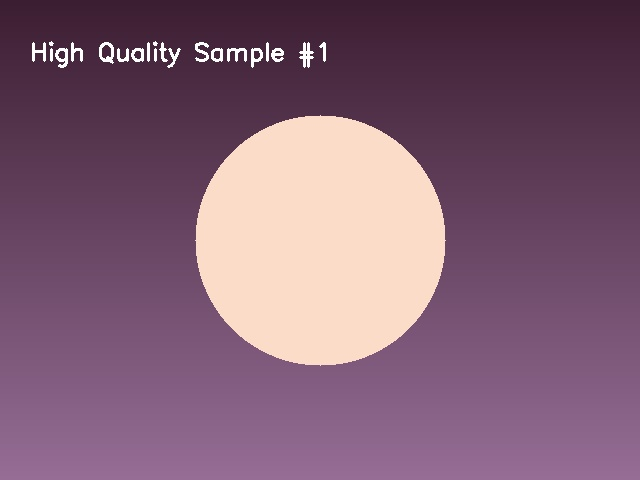
#> input picture ml/calibration/high_quality/hq_sample_1.jpg, 640 x 480 px
$ python -i classical_metrics.py   (imports and definitions only)   (older library calls are emulated)
#> lines starting #> are read from the running program, lines starting #| are printed output that depends on the picture; after the words box and inside, x2 and y2 are one past the last pixel; in counts of white or black regions, pixels touching at a corner belong together
import cv2
import numpy as np

class ClassicalImageMetrics:
    """
    Computes explainable, calibrated computer vision measurements using OpenCV and NumPy.
    Provides mathematical statistics and calibrated defect severity scores (0-100).
    """

    @staticmethod
    def analyze_image(img_bgr: np.ndarray) -> dict:
        if img_bgr is None or img_bgr.size == 0:
            raise ValueError("Invalid or empty image provided for analysis.")

        orig_height, orig_width = img_bgr.shape[:2]
        megapixels = round((orig_width * orig_height) / 1e6, 2)

        # Downscale ultra-high-resolution images (>1280px) for memory efficiency & speed
        MAX_PROC_DIM = 1280
        if max(orig_height, orig_width) > MAX_PROC_DIM:
            scale = MAX_PROC_DIM / float(max(orig_height, orig_width))
            img_proc = cv2.resize(img_bgr, (max(1, int(orig_width * scale)), max(1, int(orig_height * scale))), interpolation=cv2.INTER_AREA)
        else:
            img_proc = img_bgr

        height, width = img_proc.shape[:2]
        total_pixels = height * width
        gray = cv2.cvtColor(img_proc, cv2.COLOR_BGR2GRAY)
        hsv = cv2.cvtColor(img_proc, cv2.COLOR_BGR2HSV)

        # 1. Technical Brightness & Contrast Statistics
        mean_brightness = float(np.mean(gray))
        median_brightness = float(np.median(gray))
        std_brightness = float(np.std(gray))

        # 2. Blur / Sharpness (Laplacian variance & Sobel gradients)
        laplacian_var = float(cv2.Laplacian(gray, cv2.CV_64F).var())
        sobelx = cv2.Sobel(gray, cv2.CV_64F, 1, 0, ksize=3)
        sobely = cv2.Sobel(gray, cv2.CV_64F, 0, 1, ksize=3)
        grad_mag = np.sqrt(sobelx**2 + sobely**2)
        mean_edge_sharpness = float(np.mean(grad_mag))
        blur_severity = ClassicalImageMetrics._calculate_blur(laplacian_var)

        # 3. Glare (Specular highlights ratio)
        glare_mask = (hsv[:, :, 2] > 248) & (hsv[:, :, 1] < 25)
        glare_pixel_percent = float((np.sum(glare_mask) / total_pixels) * 100.0)
        glare_severity = ClassicalImageMetrics._calculate_glare(glare_pixel_percent)

        # 4. Darkness (Shadow clipping & low luminance)
        shadow_mask = gray < 20
        shadow_clipping_percent = float((np.sum(shadow_mask) / total_pixels) * 100.0)
        darkness_severity = ClassicalImageMetrics._calculate_darkness(mean_brightness)

        # 5. Overexposure (Highlight clipping ratio)
        highlight_mask = gray > 248
        highlight_clipping_percent = float((np.sum(highlight_mask) / total_pixels) * 100.0)
        overexposure_severity = ClassicalImageMetrics._calculate_overexposure(highlight_clipping_percent, mean_brightness)

        # 6. Motion Artifacts
        motion_severity = ClassicalImageMetrics._calculate_motion(sobelx, sobely, grad_mag, laplacian_var)

        # 7. Occlusion (Central ROI uniform blockage)
        occlusion_severity = ClassicalImageMetrics._calculate_occlusion(gray, height, width)

        # 8. Poor Framing (Border touch ratio)
        framing_severity = ClassicalImageMetrics._calculate_framing(gray, height, width)

        # 9. Low Resolution (Uses original uploaded Megapixels)
        low_res_severity = ClassicalImageMetrics._calculate_low_res(megapixels)

        # Technical Metrics Dictionary
        technical_metrics = {
            "width": orig_width,
            "height": orig_height,
            "megapixels": megapixels,
            "mean_brightness": round(mean_brightness, 2),
            "median_brightness": round(median_brightness, 2),
            "std_brightness": round(std_brightness, 2),
            "laplacian_variance": round(laplacian_var, 2),
            "mean_edge_sharpness": round(mean_edge_sharpness, 2),
            "highlight_clipping_percent": round(highlight_clipping_percent, 2),
            "shadow_clipping_percent": round(shadow_clipping_percent, 2),
            "glare_pixel_percent": round(glare_pixel_percent, 2)
        }

        # Defect Severities Dictionary
        severities = {
            "blur": round(blur_severity, 2),
            "glare": round(glare_severity, 2),
            "darkness": round(darkness_severity, 2),
            "overexposure": round(overexposure_severity, 2),
            "motion_artifacts": round(motion_severity, 2),
            "occlusion": round(occlusion_severity, 2),
            "poor_framing": round(framing_severity, 2),
            "low_resolution": round(low_res_severity, 2)
        }

        return {
            "severities": severities,
            "technical_metrics": technical_metrics
        }

    @staticmethod
    def _calculate_blur(laplacian_var: float) -> float:
        if laplacian_var >= 250.0:
            return 0.0
        if laplacian_var >= 100.0:
            return float(np.clip(15.0 * (1.0 - (laplacian_var - 100.0) / 150.0), 0.0, 15.0))
        if laplacian_var >= 30.0:
            return float(np.clip(15.0 + 35.0 * (1.0 - (laplacian_var - 30.0) / 70.0), 15.0, 50.0))
        return float(np.clip(50.0 + 50.0 * (1.0 - laplacian_var / 30.0), 50.0, 100.0))

    @staticmethod
    def _calculate_glare(glare_pixel_percent: float) -> float:
        if glare_pixel_percent < 0.5:
            return 0.0
        return float(np.clip((glare_pixel_percent - 0.5) * 6.0, 0.0, 100.0))

    @staticmethod
    def _calculate_darkness(mean_brightness: float) -> float:
        if mean_brightness >= 80.0:
            return 0.0
        if mean_brightness >= 50.0:
            return float(np.clip((80.0 - mean_brightness) * 0.5, 0.0, 15.0))
        if mean_brightness >= 25.0:
            return float(np.clip(15.0 + (50.0 - mean_brightness) * 1.4, 15.0, 50.0))
        return float(np.clip(50.0 + (25.0 - mean_brightness) * 2.0, 50.0, 100.0))

    @staticmethod
    def _calculate_overexposure(highlight_clipping_percent: float, mean_brightness: float) -> float:
        if highlight_clipping_percent < 3.0 and mean_brightness <= 225.0:
            return 0.0
        clip_penalty = max(0.0, highlight_clipping_percent - 3.0) * 5.0
        bright_penalty = max(0.0, mean_brightness - 225.0) * 2.0
        return float(np.clip(clip_penalty + bright_penalty, 0.0, 100.0))

    @staticmethod
    def _calculate_motion(sobelx: np.ndarray, sobely: np.ndarray, grad_mag: np.ndarray, laplacian_var: float) -> float:
        if laplacian_var > 150.0:
            return 0.0
        angles = np.arctan2(sobely, sobelx) * (180 / np.pi)
        angles_valid = angles[grad_mag > 20]
        if len(angles_valid) <= 200:
            return 0.0
        hist, _ = np.histogram(angles_valid, bins=36, range=(-180, 180))
        max_bin_ratio = float(np.max(hist) / np.sum(hist))
        if max_bin_ratio > 0.20:
            return float(np.clip((max_bin_ratio - 0.20) * 150.0 * (1.0 - laplacian_var / 150.0), 0.0, 100.0))
        return 0.0

    @staticmethod
    def _calculate_occlusion(gray: np.ndarray, height: int, width: int) -> float:
        y1, y2 = int(height * 0.2), int(height * 0.8)
        x1, x2 = int(width * 0.2), int(width * 0.8)
        roi = gray[y1:y2, x1:x2]
        roi_h, roi_w = roi.shape

        block_size = max(16, min(roi_w, roi_h) // 10)
        h_blocks = roi_h // block_size
        w_blocks = roi_w // block_size
        total_blocks = h_blocks * w_blocks

        if total_blocks == 0:
            return 0.0

        occluded_blocks = 0
        for i in range(h_blocks):
            for j in range(w_blocks):
                patch = roi[i*block_size:(i+1)*block_size, j*block_size:(j+1)*block_size]
                if np.std(patch) < 2.0 and (np.mean(patch) < 10 or np.mean(patch) > 248):
                    occluded_blocks += 1

        return float(np.clip((occluded_blocks / total_blocks) * 120.0, 0.0, 100.0))

    @staticmethod
    def _calculate_framing(gray: np.ndarray, height: int, width: int) -> float:
        edges = cv2.Canny(gray, 50, 150)
        border = max(2, min(width, height) // 30)
        border_mask = np.zeros_like(edges)
        border_mask[:border, :] = 1
        border_mask[-border:, :] = 1
        border_mask[:, :border] = 1
        border_mask[:, -border:] = 1

        border_edges = np.sum((edges > 0) & (border_mask == 1))
        total_edges = max(1, np.sum(edges > 0))
        return float(np.clip((border_edges / total_edges - 0.15) * 50.0, 0.0, 20.0))

    @staticmethod
    def _calculate_low_res(megapixels: float) -> float:
        if megapixels >= 2.0:
            return 0.0
        if megapixels >= 1.0:
            return float(np.clip((2.0 - megapixels) * 10.0, 0.0, 10.0))
        if megapixels >= 0.3:
            return float(np.clip(10.0 + (1.0 - megapixels) * 40.0, 10.0, 38.0))
        return float(np.clip(38.0 + (0.3 - megapixels) * 200.0, 38.0, 100.0))

>>> import cv2
>>> picture = cv2.imread('../calibration/high_quality/hq_sample_1.jpg')
#> picture is the input picture: shape (480, 640, 3); mean B, G, R 116.6, 94.9, 129
>>> result = ClassicalImageMetrics().analyze_image(picture)
#> in analyze_image, `gray = cv2.cvtColor(img_proc, cv2.COLOR_BGR2GRAY)`:
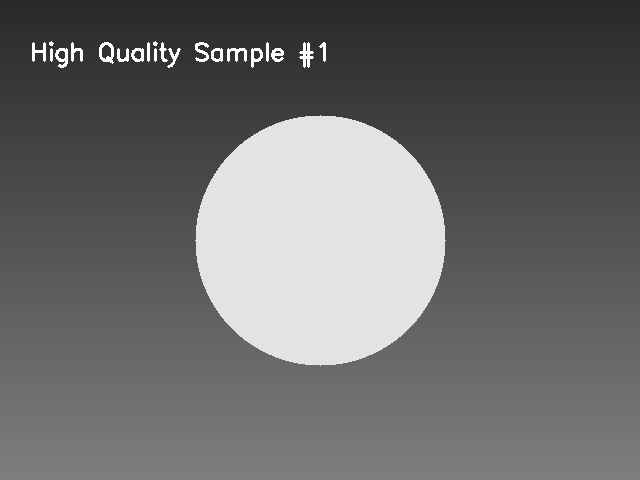
#> gray: shape (480, 640); min 41, max 255, mean 107.6
#> in analyze_image, `hsv = cv2.cvtColor(img_proc, cv2.COLOR_BGR2HSV)`: hsv: shape (480, 640, 3); mean H, S, V 131.9, 83, 129
#> in analyze_image, `mean_brightness = float(np.mean(gray))`: mean_brightness = 107.6
#> in analyze_image, `median_brightness = float(np.median(gray))`: median_brightness = 95
#> in analyze_image, `std_brightness = float(np.std(gray))`: std_brightness = 58.99
#> in analyze_image, `laplacian_var = float(cv2.Laplacian(gray, cv2.CV_64F).var())`: laplacian_var = 885.5
#> in analyze_image, `sobelx = cv2.Sobel(gray, cv2.CV_64F, 1, 0, ksize=3)`:
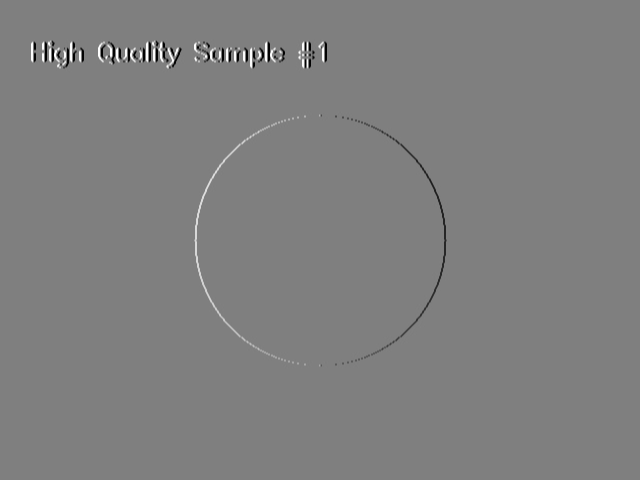
#> sobelx: shape (480, 640) float64; min -826, max 826, mean 0; drawn with min black and max white
#> in analyze_image, `grad_mag = np.sqrt(sobelx**2 + sobely**2)`:
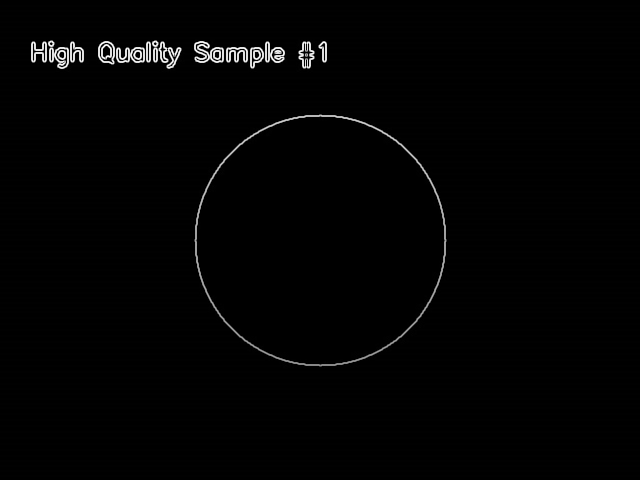
#> grad_mag: shape (480, 640) float64; min 0, max 920.4, mean 11.4; drawn with min black and max white
#> in analyze_image, `mean_edge_sharpness = float(np.mean(grad_mag))`: mean_edge_sharpness = 11.37
#> in analyze_image, `blur_severity = ClassicalImageMetrics._calculate_blur(laplacian_var)`: blur_severity = 0
#> in analyze_image, `glare_mask = (hsv[:, :, 2] > 248) & (hsv[:, :, 1] < 25)`:
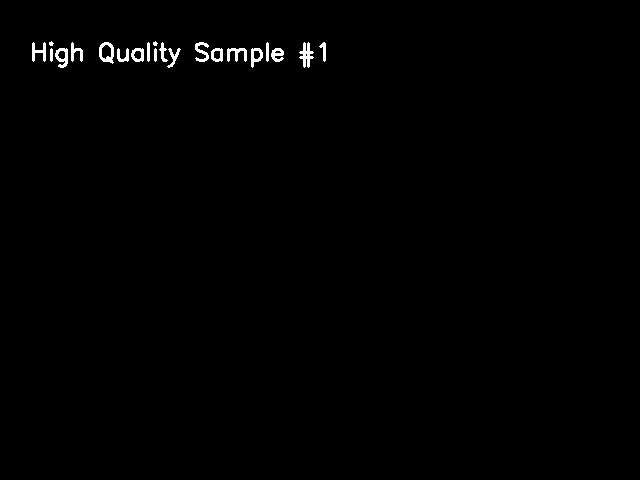
#> glare_mask: shape (480, 640) bool; 0.67% white; 21 white regions (2 under 20 px), largest, box (x1, y1, x2, y2) and area: (299, 42, 314, 68) 194, (99, 42, 114, 64) 166, (227, 48, 247, 62) 148
#> in analyze_image, `glare_pixel_percent = float((np.sum(glare_mask) / total_pixels) * 100.0)`: glare_pixel_percent = 0.671
#> in analyze_image, `glare_severity = ClassicalImageMetrics._calculate_glare(glare_pixel_pe..`: glare_severity = 1.03
#> in analyze_image, `shadow_mask = gray < 20`: shadow_mask: shape (480, 640) bool; every value is 0
#> in analyze_image, `shadow_clipping_percent = float((np.sum(shadow_mask) / total_pixels) *..`: shadow_clipping_percent = 0
#> in analyze_image, `highlight_mask = gray > 248`: highlight_mask: shape (480, 640) bool; 0.67% white; 21 white regions (2 under 20 px), largest, box (x1, y1, x2, y2) and area: (299, 42, 314, 68) 194, (99, 42, 114, 64) 166, (55, 48, 68, 68) 147
#> in analyze_image, `highlight_clipping_percent = float((np.sum(highlight_mask) / total_pix..`: highlight_clipping_percent = 0.67
#> in analyze_image, `overexposure_severity = ClassicalImageMetrics._calculate_overexposure(..`: overexposure_severity = 0
#> in _calculate_occlusion, `roi = gray[y1:y2, x1:x2]`:
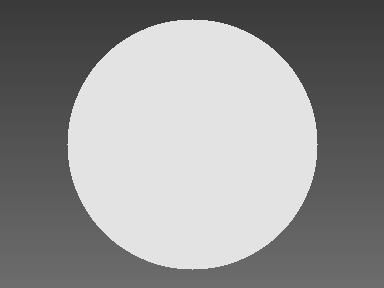
#> roi: shape (288, 384); min 55, max 233, mean 147
#> in _calculate_framing, `edges = cv2.Canny(gray, 50, 150)`:
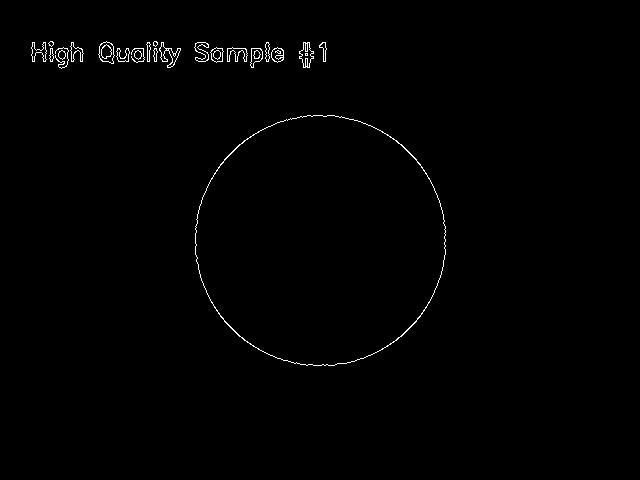
#> edges: shape (480, 640); 0.72% white in thin lines or dots, all inside (x1, y1, x2, y2) = (31, 41, 446, 366)
#> in _calculate_framing, `total_edges = max(1, np.sum(edges > 0))`: total_edges = 2200
#> in analyze_image, `framing_severity = ClassicalImageMetrics._calculate_framing(gray, heig..`: framing_severity = 0
#> in analyze_image, `severities = { "blur": round(blur_severity, 2), "glare": round(glare_s..`: severities = {'blur': 0, 'glare': 1.03, 'darkness': 0, 'overexposure': 0, 'motion_artifacts': 0, 'occlusion': 0, 'poor_framing': 0, 'low_resolution': 37.6}
#> result = 2 items
